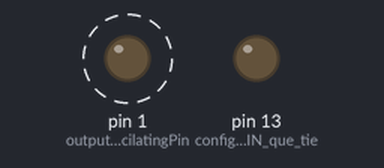
The sketch below on a simulated Arduino Uno, built with avr-gcc and run on an emulated ATmega328P. Shown: output pins drawn as LEDs (lit = HIGH). Dashed ring = blinking.

Above: at 0.5 s.
Timing chart, 0 to 4.6 s (numbered marks = the images above):
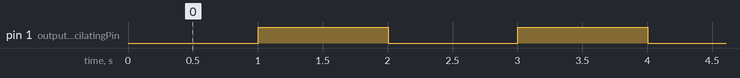

The sketch:

Interruptions.ino
```cpp
/*
  Interruptions

  Vamos a reproducir el ejemplo “Blink” para ahora usando interrupciones.
  Se trata de usar un PIN digital de salida, el que queramos, para que oscile
  periódicamente entre 0 y 1 (BAJO y ALTO). Luego usaremos los estados de este
  PIN como fuente de una interrupción, haciendo que nuestro LED (el que tenemos
  soldado en la placa del MK1000) se encienda cada vez que el PIN de salida esté en ON.
*/

const int outputOscilatingPin = 1;
const int interruptPin = 4;
volatile byte state = LOW;
long previousMillis = 0;
int outputOscilatorState = LOW;
long interval = 1000;

// setup se ejecuta una única vez al inicio
void setup()
{
  pinMode(outputOscilatingPin, OUTPUT);                // configurar el PIN digital de salida.
  pinMode(LED_BUILTIN, OUTPUT);                        // configurar el PIN que tiene el LED como salida.
  pinMode(interruptPin, INPUT_PULLUP);                 //configurar el PIN que será la entrada de interrupción
  attachInterrupt(digitalPinToInterrupt(interruptPin), changeLedState, CHANGE); //Definir ISR y el tipo de evento en la interrupción
}

// ISR lo más breve posible, evitar uso de digitalWrite en el ISR
void changeLedState()
{
  state = digitalRead(outputOscilatingPin);
}

// loop se ejecuta indefinidamente
void loop()
{
  digitalWrite(LED_BUILTIN, state);
  if (millis() - previousMillis > interval)
  {
    // guardar el último momento en que se cambió el estado del oscilador
    previousMillis = millis();
    // cambiar el estado del oscilador
    outputOscilatorState = !outputOscilatorState;
    // propagar el estado al pin del oscilador
    digitalWrite(outputOscilatingPin, outputOscilatorState);
  }
}
```

Measured:
- by itself, pin 1 (outputOscilatingPin): alternates HIGH for 1.0 s and LOW for 1.0 s
